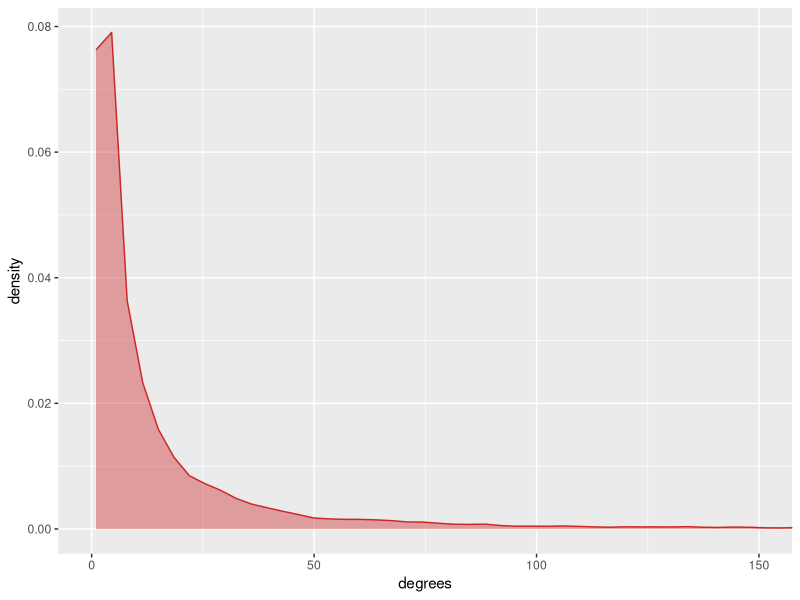

Recreate this plot in R. (Note: a time limit stopped this script after it produced the figure.)
## ---- chunk 1
library(igraph)
library(ggplot2)

# read in
edge_list <- read.csv("./data/ebv_target_interactions.csv", header=FALSE)

# to matrix
edge_list <- as.matrix(edge_list)

# create graph and simplify
graph <- graph_from_edgelist(edge_list, directed=FALSE)
graph <- simplify(graph)
## ---- chunk 2
# get node degrees
degrees <- degree(graph)
degrees <- as.data.frame(degrees)
ggplot(degrees, aes(degrees)) + geom_density(color="firebrick3", fill="firebrick3", alpha=0.4) + coord_cartesian(xlim=c(0,150))
## ---- chunk 3
temp_df <- data.frame(rownames(degrees), c(degrees$degrees))
names(temp_df) <- c("Gene", "Degree")
temp_df <- temp_df[order(-temp_df$Degree),]
#degrees <- degrees[order(-degrees$degrees),]
knitr::kable(head(temp_df, n=10), row.names=FALSE)
## ---- chunk 4
communities <- cluster_infomap(graph, nb.trials=10)
length(communities)
## ---- chunk 5
V(graph)$community <- communities$membership
colors <- palette(terrain.colors(length(communities), alpha=.6))
plot(graph, vertex.color=colors[V(graph)$community], vertex.label=NA)
